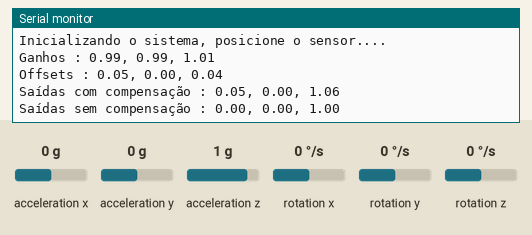
Recording of a sketch running on a simulated Arduino Uno, built with avr-gcc and run on an emulated ATmega328P. Shown: the last lines printed to the serial monitor. Inputs (shaded band) come from the test bench; at power-on: acceleration x 0 g, acceleration y 0 g, acceleration z 1 g, rotation x 0 °/s, rotation y 0 °/s, rotation z 0 °/s.

Above: at 1.2 s.
1.3 s: acceleration x set to -1.4 g
At 5.21 s:
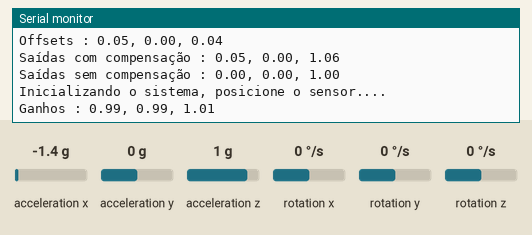
5.7 s: acceleration y set to -1.4 g
At 6.6 s:
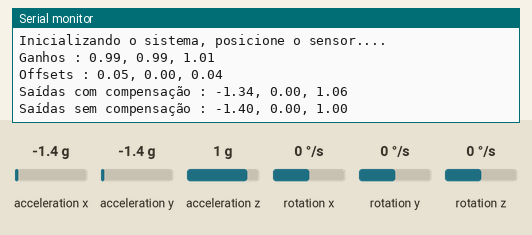
10.1 s: acceleration z set to -1.4 g
At 10.9 s:
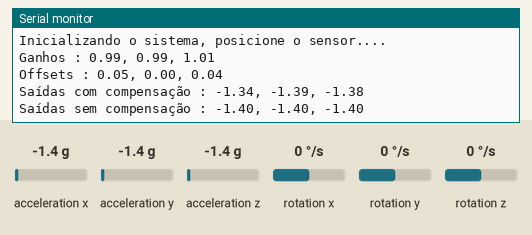

The sketch:

calculo_offset_com_e_sem_compensacao_pc2.ino
```cpp
#include <Wire.h>
#include <MPU6050.h>

MPU6050 mpu;
int16_t accel[3], gyro[3];
float ref[3] = {0, 0, 0};
float gain[3] = {0, 0, 0};
float offset[3] = {0, 0, 0};
float output[3] = {0, 0, 0};
float angle = 0;

void setup() {
  Serial.begin(9600);
  Wire.begin();
  mpu.initialize();
}

void loop() {
  mpu.getMotion6(&accel[0], &accel[1], &accel[2], &gyro[0], &gyro[1], &gyro[2]);

  float Ax_P = 1.04, Ax_N = -0.94;
  float Ay_P = 0.99, Ay_N = -0.99;
  float Az_P = 1.06, Az_N = -0.97;

  for(int i=0; i<3; i++) {
    ref[i] = accel[i]/16384.0;
    gain[i] = ((i==0?Ax_P:(i==1?Ay_P:Az_P)) - (i==0?Ax_N:(i==1?Ay_N:Az_N)))/2 ;
    offset[i] = ((i==0?Ax_P:(i==1?Ay_P:Az_P)) + (i==0?Ax_N:(i==1?Ay_N:Az_N)))/2 ;
    output[i] = (gain[i] * ref[i]) + offset[i];
  }

  Serial.println("Inicializando o sistema, posicione o sensor....");
  Serial.println("Ganhos : " + String(gain[0]) + ", " + String(gain[1]) + ", " + String(gain[2]));
  Serial.println("Offsets : " + String(offset[0]) + ", " + String(offset[1]) + ", " + String(offset[2]));
  Serial.println("Saídas com compensação : " + String(output[0]) + ", " + String(output[1]) + ", " + String(output[2]));
  Serial.println("Saídas sem compensação : " + String(ref[0]) + ", " + String(ref[1]) + ", " + String(ref[2]));

  delay(5000);

  angle = atan( output[1] / sqrt(pow(output[0], 2) + pow(output[2], 2))) * 180/M_PI;
}
```

Measured:
- after the input at 10.1 s, the serial monitor: prints a new line after 0.30 s (image 3)
